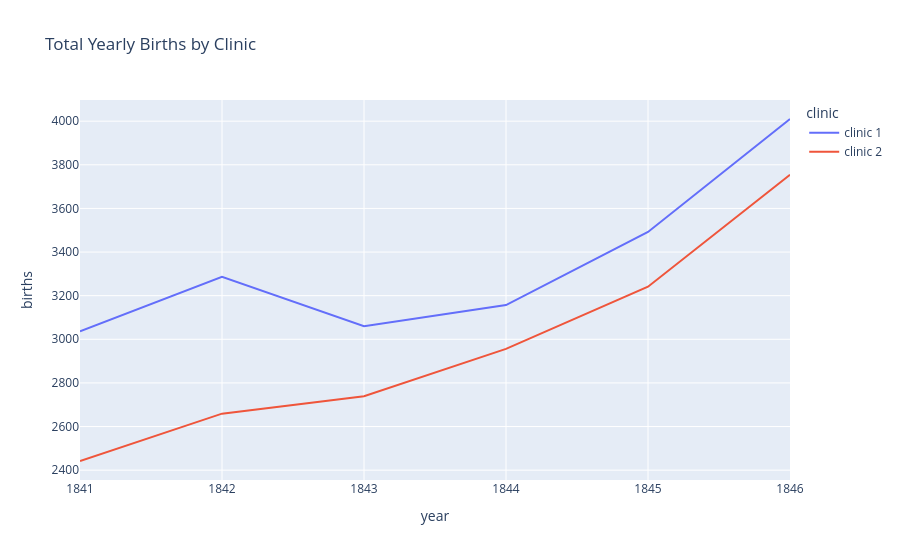

Here is the notebook cell this chart was saved with:
### Markdown cell above
# The Yearly Data Split by Clinic

Now let's look at the annual data instead. 

**Challenge**: Use plotly to create line charts of the births and deaths of the two different clinics at the Vienna General Hospital. 
* Which clinic is bigger or more busy judging by the number of births?
* Has the hospital had more patients over time? 
* What was the highest number of deaths recorded in clinic 1 and clinic 2?

### Code cell
df_yearly_clinic_1 = df_yearly[df_yearly.clinic == "clinic 1"]
line = px.line(df_yearly,
               "year",
               "births",
               color="clinic",
               title='Total Yearly Births by Clinic')

line.show()

### Figure 1 — Plotly figure (JSON) as saved in the notebook; plotly's stock layout.template omitted (floating-point values rounded to 4 significant figures)
{"data": [{"hovertemplate": "clinic=clinic 1<br>year=%{x}<br>births=%{y}<extra></extra>", "legendgroup": "clinic 1", "line": {"color": "#636efa", "dash": "solid"}, "marker": {"symbol": "circle"}, "mode": "lines", "name": "clinic 1", "orientation": "v", "showlegend": true, "x": [1841, 1842, 1843, 1844, 1845, 1846], "xaxis": "x", "y": [3036, 3287, 3060, 3157, 3492, 4010], "yaxis": "y", "type": "scatter"}, {"hovertemplate": "clinic=clinic 2<br>year=%{x}<br>births=%{y}<extra></extra>", "legendgroup": "clinic 2", "line": {"color": "#EF553B", "dash": "solid"}, "marker": {"symbol": "circle"}, "mode": "lines", "name": "clinic 2", "orientation": "v", "showlegend": true, "x": [1841, 1842, 1843, 1844, 1845, 1846], "xaxis": "x", "y": [2442, 2659, 2739, 2956, 3241, 3754], "yaxis": "y", "type": "scatter"}], "layout": {"xaxis": {"anchor": "y", "domain": [0.0, 1.0], "title": {"text": "year"}}, "yaxis": {"anchor": "x", "domain": [0.0, 1.0], "title": {"text": "births"}}, "legend": {"title": {"text": "clinic"}, "tracegroupgap": 0}, "title": {"text": "Total Yearly Births by Clinic"}}}
